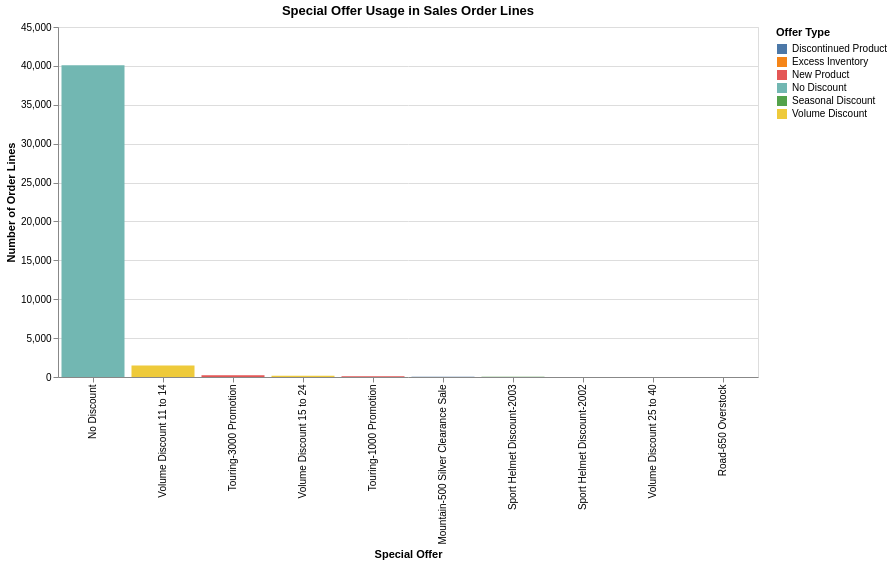

Write notebook code for a chart like this one.
### Code cell
alt.Chart(offer_usage_summary).mark_bar().encode(
    x=alt.X("description:N", title="Special Offer", sort="-y"),
    y=alt.Y("order_line_count:Q", title="Number of Order Lines"),
    color=alt.Color("type:N", title="Offer Type"),
    tooltip=[
        "description",
        "type",
        "category",
        alt.Tooltip("discount_pct:Q", format=".2f", title="Offer Discount"),
        "order_line_count",
        "order_count",
        "product_count",
        alt.Tooltip("total_line_value:Q", format=",.2f")
    ]
).properties(
    title="Special Offer Usage in Sales Order Lines",
    width=700,
    height=350
)

### Figure 1 — Vega-Lite specification as saved in the notebook (floating-point values rounded to 4 significant figures)
{"config": {"view": {"continuousWidth": 300, "continuousHeight": 300}}, "data": {"name": "data-7424b95cf67e643a9b3824786ee17a08"}, "mark": {"type": "bar"}, "encoding": {"color": {"field": "type", "title": "Offer Type", "type": "nominal"}, "tooltip": [{"field": "description", "type": "nominal"}, {"field": "type", "type": "nominal"}, {"field": "category", "type": "nominal"}, {"field": "discount_pct", "format": ".2f", "title": "Offer Discount", "type": "quantitative"}, {"field": "order_line_count", "type": "quantitative"}, {"field": "order_count", "type": "quantitative"}, {"field": "product_count", "type": "quantitative"}, {"field": "total_line_value", "format": ",.2f", "type": "quantitative"}], "x": {"field": "description", "sort": "-y", "title": "Special Offer", "type": "nominal"}, "y": {"field": "order_line_count", "title": "Number of Order Lines", "type": "quantitative"}}, "height": 350, "title": "Special Offer Usage in Sales Order Lines", "width": 700, "$schema": "https://vega.github.io/schema/vega-lite/v5.20.1.json", "datasets": {"data-7424b95cf67e643a9b3824786ee17a08": [{"description": "Mountain-500 Silver Clearance Sale", "type": "Discontinued Product", "category": "Reseller", "discount_pct": 0.4, "order_line_count": 33, "order_count": 13, "product_count": 5, "total_quantity": 74.0, "total_line_value": 5017.0, "actual_discounted_line_share": 100.0}, {"description": "No Discount", "type": "No Discount", "category": "No Discount", "discount_pct": 0.0, "order_line_count": 40081, "order_count": 14988, "product_count": 254, "total_quantity": 62290.0, "total_line_value": 27820000.0, "actual_discounted_line_share": 0.0}, {"description": "Road-650 Overstock", "type": "Excess Inventory", "category": "Reseller", "discount_pct": 0.3, "order_line_count": 6, "order_count": 6, "product_count": 1, "total_quantity": 46.0, "total_line_value": 7564.0, "actual_discounted_line_share": 100.0}, {"description": "Sport Helmet Discount-2002", "type": "Seasonal Discount", "category": "Reseller", "discount_pct": 0.1, "order_line_count": 12, "order_count": 4, "product_count": 3, "total_quantity": 67.0, "total_line_value": 1014.0, "actual_discounted_line_share": 100.0}, {"description": "Sport Helmet Discount-2003", "type": "Seasonal Discount", "category": "Reseller", "discount_pct": 0.15, "order_line_count": 20, "order_count": 7, "product_count": 3, "total_quantity": 222.0, "total_line_value": 2971.0, "actual_discounted_line_share": 100.0}, {"description": "Touring-1000 Promotion", "type": "New Product", "category": "Reseller", "discount_pct": 0.2, "order_line_count": 102, "order_count": 44, "product_count": 4, "total_quantity": 330.0, "total_line_value": 258200.0, "actual_discounted_line_share": 96.08}, {"description": "Touring-3000 Promotion", "type": "New Product", "category": "Reseller", "discount_pct": 0.15, "order_line_count": 225, "order_count": 56, "product_count": 10, "total_quantity": 690.0, "total_line_value": 201400.0, "actual_discounted_line_share": 94.67}, {"description": "Volume Discount 11 to 14", "type": "Volume Discount", "category": "Reseller", "discount_pct": 0.02, "order_line_count": 1465, "order_count": 1245, "product_count": 74, "total_quantity": 4912.0, "total_line_value": 1931000.0, "actual_discounted_line_share": 21.09}, {"description": "Volume Discount 15 to 24", "type": "Volume Discount", "category": "Reseller", "discount_pct": 0.05, "order_line_count": 148, "order_count": 75, "product_count": 33, "total_quantity": 2590.0, "total_line_value": 257300.0, "actual_discounted_line_share": 100.0}, {"description": "Volume Discount 25 to 40", "type": "Volume Discount", "category": "Reseller", "discount_pct": 0.1, "order_line_count": 8, "order_count": 7, "product_count": 4, "total_quantity": 222.0, "total_line_value": 8021.0, "actual_discounted_line_share": 100.0}]}}
